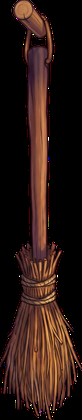
#> input picture content/art/things/broom-hung.webp, 82 x 420 px
$ python -i repaint.py   (imports and definitions only)
#> lines starting #> are read from the running program, lines starting #| are printed output that depends on the picture
### tools/art/scene_settings.py
"""A scene's settings (D82): everything the cut and the export need of a painted
scene that is the scene's own, not the method's, read from
art/scenes/<scene>/cut.json. tools/art/export_scene.py and tools/art/sweep.py
take a scene by its id and read it here; a setting left out is the field's,
the defaults in image_first.py."""

import json
from dataclasses import dataclass
from pathlib import Path

import image_first

REPO = Path(__file__).resolve().parents[2]
#: Each scene's settings, art/scenes/<scene>/cut.json.
SCENES = REPO / "art" / "scenes"
#: Where the export puts what it works on, in art/raw/, which git ignores.
WORK = REPO / "art" / "raw" / "game"
#: How much lower a figure is drawn on a floor row right under a wall's foot, so that it
#: stands in the corridor and not on the wall (D149).
LOWERED_ROW = 0.3
#: The kinds of thing that open and close: a door and a hole (D167). Either may have
#: an `open` state and a `closed` one; what each is follows from its kind, never from
#: the states it happens to have.
KINDS = ("door", "hole")
#: The states that only a thing of one of KINDS has.
OPENING_STATES = ("open", "closed", "ajar")


@dataclass
class Settings:
    """A scene's settings (D82), read from its cut.json: what is its own, not the
    method's. A thing is what opens or is picked up: its box in cells (x0, y0, x1,
    y1), the row its foot stands on, whether it is solid, the edit without it, and
    its states, each the picture showing it, against that edit (`painting` for the
    painting itself, None for nothing drawn), with `hull`, `reach`, `largest`,
    `whole_box` and `rune` where it needs them, and its `kind`, `door` or `hole`, when it
    opens and closes (D167). A patch of the ground is a box in
    the page's pixels (x0, y0, x1, y1), filled from the band of the same height
    right above it, faded into it: where an edit without a thing left a trace of it.
    What the cut is told of the painting where it asks it (D93, D94): `grounds`,
    the parts given back to the ground; `kept`, the parts whose things stay whole
    whatever the ground beside them; `whole`, the parts whose things' holes are
    filled; `rows`, the parts whose things stand on a
    row; each a box or a polygon in cells. `checks`, when given, are the kinds of
    problem the sweep holds the scene to."""

    id: str
    data: dict

    @property
    def folder(self) -> Path:
        return REPO / self.data["sources"]["folder"]

    @property
    def edits(self) -> Path:
        return REPO / self.data["sources"]["edits"]

    @property
    def painting(self) -> Path:
        return self.folder / self.data["sources"]["painting"]

    @property
    def ground_only(self) -> Path:
        return self.folder / self.data["sources"]["ground"]

    @property
    def grid(self) -> dict:
        return json.loads((self.folder / self.data["sources"]["grid"]).read_text())

    # [11 lines left out: functions things, thresholds, not called in this run]

    @property
    def patches(self) -> list[tuple[int, int, int, int]]:
        return [tuple(patch) for patch in self.data.get("patches", [])]

    @property
    def map(self) -> Path:
        return REPO / "content" / "scenes" / self.id / "map.txt"

    @property
    def out(self) -> Path:
        return REPO / "content" / "art" / "scenes" / self.id

    # [9 lines left out: functions src, cut, not called in this run]

    def marks(self) -> list[str]:
        return [row for row in self.map.read_text().splitlines() if row]

    # [53 lines left out: functions lowered, refuse_unkinded, refuse_loose_feathers, refuse_long_nudges, not called in this run]


def settings(scene_id: str) -> Settings:
    path = SCENES / scene_id / "cut.json"
    found = Settings(scene_id, json.loads(path.read_text(encoding="utf-8")))
    found.refuse_long_nudges()
    found.refuse_unkinded()
    found.refuse_loose_feathers()
    return found


def scenes() -> list[str]:
    """Every scene with settings."""
    return sorted(path.parent.name for path in SCENES.glob("*/cut.json"))

### tools/art/repaint.py
#!/usr/bin/env python3
"""A chosen painting mended in a few places, and nowhere else (the owner's rule of
2026-10-26: once a scene's painting is chosen it does not change, unless it must).

    tools/art/repaint.py <scene> canvas [--section <name>]
    tools/art/repaint.py <scene> join <picture> [--section <name>]
    tools/art/repaint.py <scene> fill [--section <name>]
    tools/art/repaint.py <scene> marks
    tools/art/repaint.py <scene> doorways
    tools/art/repaint.py <scene> spaced
    tools/art/repaint.py <scene> tiled --section <name>
    tools/art/repaint.py <scene> placed --section <name>
    tools/art/repaint.py <scene> pegs

What to mend is the scene's settings' `repaint` (art/scenes/<scene>/cut.json,
D82): the painting it starts from (`from`), how many pixels it grows by below
(`grow`), the boxes of it, in its pixels, a model paints again (`boxes`),
polygons where a box will not follow an edge (`areas`, each a list of [x, y]
pixels), and what is not painted at all (`void`, `black` or `paper`: what the
model left of that colour, wider than a line, under `below`, joined to the
picture's edge when it says `outside`, but for the boxes it is to stay in,
`leave`), each faded in over FADE pixels round it or `fade`, the part of the
canvas the model is given (`crop`, x0, y0, x1, y1, so that what is to be kept is
large in its picture and hard to paint over), and where the canvas and the
mended painting go. A model keeps pale paper as the page it is painted on, and
may keep black as a gap: `flat` shows what it is to paint in that colour, [r, g,
b], on the canvas.

`canvas` writes the picture the model is given: the painting, grown below by its
own bottom row stretched down, with the boxes and the grown band blurred, so that
the model sees the colours there and no shape to copy, cut to `crop`. A prompt
file asks the model to paint the blurred parts and keep the rest.

`join <picture>` lays the model's picture on the crop, scaled and moved by the
least difference with what is kept, searched coarsely then finely at an eighth
of the size, and writes the mended painting: the model's pixels in the boxes and
the grown band, each faded in over FADE, the painting's own everywhere else.
Rows below where the model's picture reaches take its last row. Models paint
the whole picture again when asked to edit it, and sometimes paint over what was
asked to be kept: the join keeps it whatever the model did.

`marks` lays Gemini's pictures of parts of the scene with its things painted
flat magenta (the owner's way, 2026-10-27) on the painting, each moved and scaled
onto its crop by the least difference with the painting, as `join` lays a mended
part, and writes the painting with the magenta where they have it: the picture
that says which thing a static thing's mask is (`"mask": "marked"`,
export_scene.static_alpha), whole, with the painting's outline beside it added;
the sweep checks the scene against it. A model keeps shapes but not places to
the pixel, so each picture laid whole is then moved part by part, its outlines
onto the painting's (moved_locally). A part may be asked several times, its
`picture` a list: it is magenta where more than half the tries are. The scene's
settings' `marks` give the pictures, each with its crop, and where the painting
goes; things that lie on other things, a bed's covers on the bed, are marked in
a set of their own, each set a painting (`sets`), the first the sweep's. A
marked picture that `doorways` lays its fills into (`also`) has its untouched
copy written too, the same picture, so that `doorways` run after it lays the
fills on the new one.

A section that takes a door out of a doorway (`opened`) has the dark of the
doorway the door hid made magenta in each of its `also` pictures, flooded from
the opening's magenta, so that a wall cut round its openings leaves it out.

`tiled` mends what is not painted without a model (a section with `void` and
`texture`): it lays there a part of a picture (`texture`, the picture and its box
x0, y0, x1, y1, in pixels), mirrored at each side so that it meets itself, made
darker by `shade`, faded in over `fade` pixels: the tops of thick walls in the
narrow gaps a model leaves black whatever it is asked.

`placed` lays a part of a model's picture on the painting, scaled, without a
model asked again (a section with `picture` and its box `part`, in the picture's
pixels, and `at`, the box it goes to, in cells): what lies inside the ellipse of
that box, faded in over `fade` pixels: a hole the model painted large and clear,
drawn at the size of its cell.

`pegs` lays a rack's pegs one a cell (D195), without a model: the painted pegs
(`painted`, boxes in pixels) are filled from the four sides round each, as `fill`
fills a box; the rack's board (`board`, its box) is drawn out at each end by `grow`
pixels: each end's piece (`ends`, `left` and `right`, its columns, and `edge`, the
points of its outline down the end) moved out, only what lies inside the outline, and
the gap filled with a stretch of the board near that end with no peg (`left_middle`,
`right_middle`, columns); and the
painting's own peg
(`peg`, its box) is laid on the middle of each cell from the first column of `cells`
to the last, at its own height, inside an ellipse faded over `fade` pixels.

`fill` mends without a model: each box, a narrow upright strip, is painted row
by row from the pixels just left and right of it, blended across, so that what
lies under a thin thing (the entrance lamp's chain over a plain floor, the foot
of a door taken out) goes on across it, and its `also` pictures with it; a box
as wide as tall, on a floor whose light changes both ways, is painted from all
four sides (`sides` 4). A model given such a strip blurred painted the chain
again.

`spaced` moves the walls of a painting along its rows without a model (the scene's
`spaced`): between two `columns`, in cells, a row of the picture is taken from
where the `knots` say, each [old row, new row], in cells; what lies between two
knots moved by as much is moved whole, a wall with its door, and what lies between
the others is stretched, plain floor: three doors painted unevenly made even (the
owner, 2026-11-05). Each side blends into the painting beside it over SEAM pixels.
With `rows`, in cells, in place of `columns`, it moves the columns between those
rows, by knots of old and new columns, the same way: a corridor made a cell wider,
its wall and the room beyond moved whole and its plain floor stretched.

`doorways` opens each door of the scene's settings' `doorways` without a model
(D108): the door's leaf is found in the painting from bands of seeds across it
(`seeds`, each x0, x1 and y in cells), within the box it is looked for in
(`leaf_box`, in cells; the thing's box by default), flooded up to the black line that bounds
it, its planks' lighter lines crossed, and filled row by row, or traced by hand
(`shape`, a polygon in cells) where iron bands or an open outline stop or spill the
flood; and the whole
leaf, from the arch down to its foot and from one jamb to the other, is painted
with the floor of the room beyond (`floor`, a box in cells of the painting
itself, a plain part of that room's floor), stretched to it, DOORWAY_SHADE
darker at the arch's top and as lit as the room at the threshold, so that no
board, rail or shadow of the leaf is left there. Its foot is the first dark line
under the leaf's box, within `sill` cells below it (`sill` 0: the box's own
foot, the jambs' feet): the floor's own line under a threshold, the edge of the
floor before the door, whose top it ends on; or, with nothing but the leaf's
wood above it, the closed leaf's own bottom outline, which it covers down to its
lower edge. At that foot lies a threshold (D114), THRESHOLD cells high, inside
the doorway: a strip of the `floor` box, the plainest one, turned a quarter so
that what ran down the box runs across the doorway (a board's grain, a
flagstone), THRESHOLD_SHADE darker, its two edges drawn as thin wavy lines in
the colour of that floor's joints. Over the closed leaf's own outline, the
threshold reaches down to the jambs' feet, where the jambs' bottom outline ends
beside the fill's span (`jambs_feet`), over the doorway's own floor, and the
fill reaches down to its top; on the floor's own line it ends there, even
where the jambs stand lower. The fill and its threshold are laid into the
scene's other pictures that show the doorway shut (`also`: its ground-only edit
and its marked picture), so that the cut finds no difference there; each is
laid from the picture's untouched copy beside it (`<stem>-untouched.<suffix>`),
made from the picture on the first run that finds none, so that a doorway laid
again leaves nothing of the one before; never into the
swung picture, whose leaf may lie a little over the opening and is cut by its
own traced shape (D113). The leaf swung open beside the doorway (D111) is a
model's, mended into the doorway's picture as any box is, on a guide the tool
draws first
(`guide`): the shut leaf, exactly the opening's size, turned over on its hinges
at the opening's edge, its free edge a little forward, and its shadow, which the
model is given as it is to paint the door's hinges and finish on. A model asked
to open a whole door drew its leaf against the arch's side and left its bottom
planks, and a model's floor was lit brighter than the room it is the floor of.

The same is done for any other section of the settings, named by `--section`:
`without`, the edit of a scene indoors without its static things (D89), which
those things are cut against. There, `boxes` may be `"statics"`, every static
thing's box, a little grown; `plain` gives the model the painting itself, not
blurred, for it to take the things out of; and with no `crop` the model is given
the whole painting. A scene painted at night has `morning` (D126): the model,
given the whole painting as it is, paints it by morning, and `join` takes from
it the sky, the windows and what lies beyond the castle's walls, faded in over a
few pixels on the outlines that bound them, into the scene's morning picture.
Where the model's picture fits the painting whole (`trace.py fit`), the section
is `whole`: `join` lays the picture on the painting by the affine that lays its
dark outlines best on the painting's, over the whole picture, since the light of
another hour changes every tone, and takes it whole, the scene's picture at that
hour (the settings' `sources` `hours`).

A section may lay flat shapes on its canvas (`shapes`, D273), each a `rectangle` or an
`ellipse` in the painting's pixels with its `fill`, in order, over the painting given
`plain`: a model paints where a flat colour asks it and keeps the rest, so that a thing
moved to its cell is a flat disc on a patch of the floor's colour where it was and where
it goes (the tower hall's plates, its lectern and its cat).
"""

import json
import shutil
import sys
from pathlib import Path

import numpy as np
from PIL import Image, ImageDraw, ImageFilter

HERE = Path(__file__).resolve().parent
sys.path.insert(0, str(HERE))
import image_first  # noqa: E402
import scene_settings  # noqa: E402

REPO = HERE.parents[1]
#: How wide the fade is round a box the model paints, in the painting's pixels.
FADE = 40
#: How wide a wall moved along its rows blends into the painting beside it.
SEAM = 10
#: What is not painted: the black a model left, or its pale paper, as the brightest
#: channel or the darkest; and how wide a piece must be not to be a line, at a
#: quarter of the size.
VOID_BLACK = 26
VOID_PAPER = 200
VOID_OPENED = 7
#: How much smaller the laying is searched at, and the blur of what is to be painted.
SMALL = 8
BLUR = 60


#: How far round a static thing's box the model's picture is taken, in the
#: painting's pixels.
STATIC_PAD = 24


def settings_of(scene: str, section: str = "repaint") -> dict:
    settings = scene_settings.settings(scene)
    found = settings.data.get(section)
    if not found:
        raise SystemExit(f"{scene}: its settings have no {section}")
    found = dict(found)
    if found.get("boxes") == "statics":
        gx, gy = settings.grid["x"], settings.grid["y"]
        found["boxes"] = [
            [
                round(gx["offset"] + x0 * gx["spacing"]) - STATIC_PAD,
                round(gy["offset"] + y0 * gy["spacing"]) - STATIC_PAD,
                round(gx["offset"] + x1 * gx["spacing"]) + STATIC_PAD,
                round(gy["offset"] + y1 * gy["spacing"]) + STATIC_PAD,
            ]
            for x0, y0, x1, y1 in (
                thing["box"]
                for thing in settings.data.get("things", {}).values()
                if thing.get("static")
            )
        ]
    if "crop" not in found:
        width, height = Image.open(REPO / found["from"]).size
        found["crop"] = [0, 0, width, height + found.get("grow", 0)]
    return found


# [89 lines left out: functions from_the_edge, void_of, painted_part, grown, not called in this run]


def canvas(scene: str, section: str = "repaint") -> Path:
    repaint = settings_of(scene, section)
    painting = grown(repaint)
    blurred = (
        painting
        if repaint.get("plain")
        else np.array(Image.fromarray(painting).filter(ImageFilter.GaussianBlur(BLUR)))
    )
    if repaint.get("flat"):
        blurred = np.full_like(painting, repaint["flat"])
    part = painted_part(painting.shape[:2], repaint)[..., None]
    out = (painting * (1 - part) + blurred * part).astype(np.uint8)
    if repaint.get("shapes"):
        shaped = Image.fromarray(out)
        draw = ImageDraw.Draw(shaped)
        for shape in repaint["shapes"]:
            {"rectangle": draw.rectangle, "ellipse": draw.ellipse}[shape["kind"]](
                shape["box"], fill=tuple(shape["fill"])
            )
        out = np.array(shaped)
    x0, y0, x1, y1 = repaint["crop"]
    target = REPO / repaint["canvas"]
    target.parent.mkdir(parents=True, exist_ok=True)
    Image.fromarray(out[y0:y1, x0:x1]).save(target)
    return target


# [45 lines left out: function laid, not called in this run]


#: How much smaller a whole picture's outlines are compared while it is laid, and
#: how far they are softened, in the painting's pixels, so that a step of a pixel
#: tells.
WHOLE_SMALL = 4
WHOLE_SOFT = 3


# [89 lines left out: functions laid_whole, join, not called in this run]


#: The dark of a doorway, in the painting's value from 0 to 1: lighter than its
#: black outline, darker than the stones round it; and how far into what the door
#: hid it is looked for, as a part of a cell.
DOORWAY_DARK = (0.12, 0.35)
DOORWAY_REACH = 0.5


# [258 lines left out: functions opened, filled, spaced_rows, mirrored_band, spaced, tiled_over and 5 more, not called in this run]


#: How the marked pictures are laid on the painting part by part, after the whole
#: picture is laid (marks): squares of TILE pixels, a square every STRIDE, each moved
#: by up to REACH pixels to lay its outlines on the painting's, worked at a WORK-th of
#: the size; a square with fewer than INKED outline pixels takes its neighbours' move.
LOCAL_TILE = 96
LOCAL_STRIDE = 48
LOCAL_REACH = 24
LOCAL_WORK = 2
LOCAL_INKED = 40


# [97 lines left out: functions moved_locally, marks, also_pictures, not called in this run]


#: How dark, in the painting's value from 0 to 1, a line is that bounds a door's
#: leaf: the lines between its planks are lighter, and a flood crosses them.
DOOR_LINE = 0.14
#: How much darker an open doorway's floor is at the arch's top than at its
#: threshold, where it is the room's own light (D108).
DOORWAY_SHADE = 0.15
#: The floor's dark line under a doorway: a row of the leaf's span darker than
#: the rows round it by FOOT_DARKER of the painting's value, each column's own
#: point of it looked for FOOT_NEAR pixels about that row; the share of the
#: leaf's height its lowest straight part starts at, which gives its width.
FOOT_DARKER = 0.03
FOOT_NEAR = 5
FOOT_BAND = 0.7
#: The threshold at an open doorway's foot (D114), in cells of the painting: its
#: height; how much darker it is than the floor it is made of; its edge lines'
#: width, their waves' amplitude and periods, and how far apart its strip is looked
#: for in the floor's box (in the painting's pixels); the share of that box's
#: darkest pixels that give its joints' colour; how far its lines' ends fade (in
#: the painting's pixels); how many times larger its lines are drawn and averaged.
THRESHOLD = 0.08
THRESHOLD_SHADE = 0.1
THRESHOLD_LINE = 0.011
THRESHOLD_WAVE = 0.004
THRESHOLD_PERIODS = (0.3, 0.1)
THRESHOLD_SCAN = 4
THRESHOLD_JOINTS = 20
THRESHOLD_ENDS = 3
THRESHOLD_SOFT = 4
#: The jambs' feet beside an open doorway's fill (D114), in cells of the painting:
#: the columns looked at on each side, from and to how far outside the fill's span,
#: and how far below the fill's foot the jamb's bottom outline may begin.
JAMB_OUT = (0.03, 0.08)
JAMB_BELOW = 0.12


# [182 lines left out: functions leaf_of, polygon_in, doorways, not called in this run]


def untouched_copy(path: Path) -> Path:
    """Where a picture's untouched copy is kept: beside it, `<stem>-untouched.<suffix>`."""
    return path.with_name(f"{path.stem}-untouched{path.suffix}")


# [191 lines left out: functions untouched, jambs_feet, to_foot, threshold, not called in this run]


#: A door swung open nearly flat against its wall (D111): how much darker its leaf
#: is than shut, how much its free edge stands forward, lower in the picture, and
#: how wide and dark its shadow on the wall is, as parts of a cell.
GUIDE_SHADE = 0.88
GUIDE_DROP = 0.08
GUIDE_SHADOW = 0.14
GUIDE_SHADOW_DARK = 0.45


# [89 lines left out: functions guided, mark_sets, main, not called in this run]


# [2 lines not run here, left out]

>>> import cv2
>>> picture = cv2.imread('../../content/art/things/broom-hung.webp', cv2.IMREAD_GRAYSCALE)
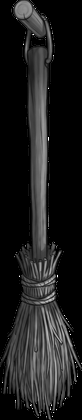
#> picture: shape (420, 82); min 0, max 255, mean 29.7
>>> result = canvas(picture)
#> (the run stopped early here; a loop or call above may not have finished)

$ run again, on content/art/things/ring-red.webp
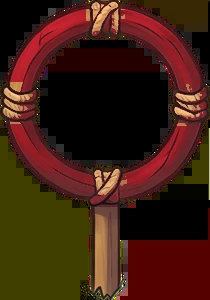
#> input picture content/art/things/ring-red.webp, 210 x 300 px
#> `picture = cv2.imread('../../content/art/things/broom-hung.webp', cv2.I..`:
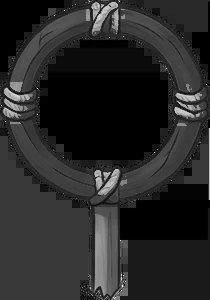
#> picture: shape (300, 210); min 0, max 252, mean 39.5

$ run again, on content/art/things/ring-yellow.webp
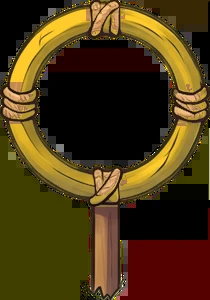
#> input picture content/art/things/ring-yellow.webp, 210 x 300 px
#> `picture = cv2.imread('../../content/art/things/broom-hung.webp', cv2.I..`:
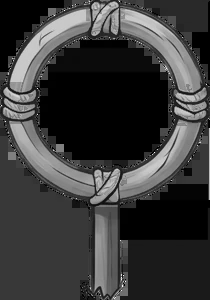
#> picture: shape (300, 210); min 0, max 252, mean 57.6
